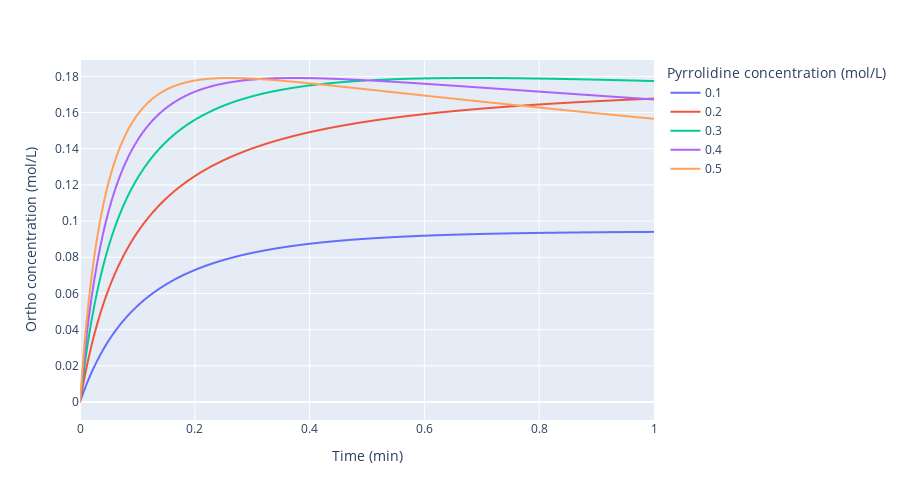

Source (notebook cell):
### Code cell
# Target product concentration profiles under varying pyrrolidine concentration
prld_concs = np.linspace(0.1, 0.5, 5)
data = {"Time (min)": [], "Ortho concentration (mol/L)": [], "Pyrrolidine concentration (mol/L)": []}
for prld_conc in prld_concs:
    operation_params = {
        ("Temperature", None, None, None, None): 100,
        ("Residence_Time", None, None, None, None): 1,
        ("Concentration", None, 0, None, 1): prld_conc,
    }
    t, cs = pyrrolidine_snar.run(operation_params)
    for _t, _c in zip(t, cs[pyrrolidine_snar.species.index("ortho")]):
        data["Time (min)"].append(_t)
        data["Ortho concentration (mol/L)"].append(_c)
        data["Pyrrolidine concentration (mol/L)"].append(round(prld_conc, 1))
df = pd.DataFrame(data)
fig = px.line(df, x="Time (min)", y="Ortho concentration (mol/L)", color="Pyrrolidine concentration (mol/L)")
fig.update_layout(width=900, height=500)
fig.show()

### Figure 1 — Plotly figure (JSON) as saved in the notebook; plotly's stock layout.template omitted (floating-point values rounded to 4 significant figures; data arrays with more than 128 entries replaced by an {"elided": "..."} marker saying what was removed)
{"data": [{"hovertemplate": "Pyrrolidine concentration (mol/L)=0.1<br>Time (min)=%{x}<br>Ortho concentration (mol/L)=%{y}<extra></extra>", "legendgroup": "0.1", "line": {"color": "#636efa", "dash": "solid"}, "marker": {"symbol": "circle"}, "mode": "lines", "name": "0.1", "showlegend": true, "type": "scattergl", "x": {"elided": "201 float values"}, "xaxis": "x", "y": {"elided": "201 float values"}, "yaxis": "y"}, {"hovertemplate": "Pyrrolidine concentration (mol/L)=0.2<br>Time (min)=%{x}<br>Ortho concentration (mol/L)=%{y}<extra></extra>", "legendgroup": "0.2", "line": {"color": "#EF553B", "dash": "solid"}, "marker": {"symbol": "circle"}, "mode": "lines", "name": "0.2", "showlegend": true, "type": "scattergl", "x": {"elided": "201 float values"}, "xaxis": "x", "y": {"elided": "201 float values"}, "yaxis": "y"}, {"hovertemplate": "Pyrrolidine concentration (mol/L)=0.3<br>Time (min)=%{x}<br>Ortho concentration (mol/L)=%{y}<extra></extra>", "legendgroup": "0.3", "line": {"color": "#00cc96", "dash": "solid"}, "marker": {"symbol": "circle"}, "mode": "lines", "name": "0.3", "showlegend": true, "type": "scattergl", "x": {"elided": "201 float values"}, "xaxis": "x", "y": {"elided": "201 float values"}, "yaxis": "y"}, {"hovertemplate": "Pyrrolidine concentration (mol/L)=0.4<br>Time (min)=%{x}<br>Ortho concentration (mol/L)=%{y}<extra></extra>", "legendgroup": "0.4", "line": {"color": "#ab63fa", "dash": "solid"}, "marker": {"symbol": "circle"}, "mode": "lines", "name": "0.4", "showlegend": true, "type": "scattergl", "x": {"elided": "201 float values"}, "xaxis": "x", "y": {"elided": "201 float values"}, "yaxis": "y"}, {"hovertemplate": "Pyrrolidine concentration (mol/L)=0.5<br>Time (min)=%{x}<br>Ortho concentration (mol/L)=%{y}<extra></extra>", "legendgroup": "0.5", "line": {"color": "#FFA15A", "dash": "solid"}, "marker": {"symbol": "circle"}, "mode": "lines", "name": "0.5", "showlegend": true, "type": "scattergl", "x": {"elided": "201 float values"}, "xaxis": "x", "y": {"elided": "201 float values"}, "yaxis": "y"}], "layout": {"height": 500, "legend": {"title": {"text": "Pyrrolidine concentration (mol/L)"}, "tracegroupgap": 0}, "margin": {"t": 60}, "width": 900, "xaxis": {"anchor": "y", "domain": [0, 1], "title": {"text": "Time (min)"}}, "yaxis": {"anchor": "x", "domain": [0, 1], "title": {"text": "Ortho concentration (mol/L)"}}}}
